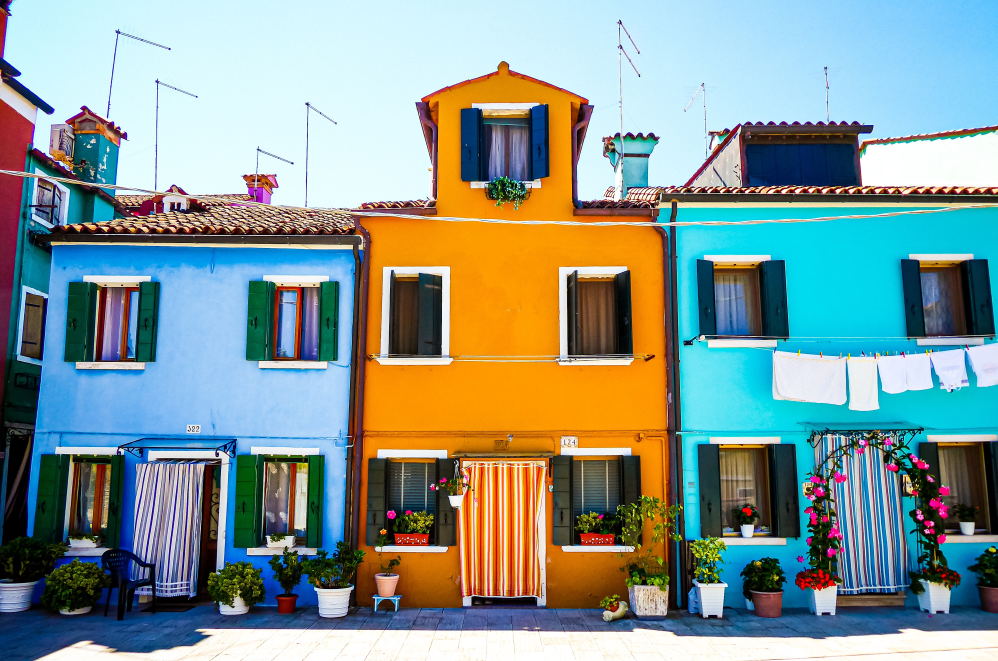
#> input picture PythonSaved/Materials/Python/02_Code_Demos/06_NumPy_and_Pillow_Images/house.jpg, 3989 x 2644 px, given in place of clock.jpg, which was not available (shown at 1/4 size)
$ python imagedemo_pillow_basic.py
#> lines starting #> are read from the running program, lines starting #| are printed output that depends on the picture
# -*- coding: utf-8 -*-
"""
Created on Thu May 25 19:02:02 2023

@author: anilk
"""

# Imports PIL module
from PIL import Image

# open method used to open different extension image file
im = Image.open(r"D:\Web programming\oracle14 Nov 2022 _htmlcss\images\clock.jpg")
#> im is the input picture: PIL image 3989x2644 RGB; mean R, G, B 133.4, 151.8, 146.8

# This method will show image in any image viewer
im.show()


from PIL import Image
filename = "D:\Web programming\oracle14 Nov 2022 _htmlcss\images\clock.jpg"
fname="house.jpg"
with Image.open(fname) as img:
    img.load()


type(img)
print(img.format)
#| JPEG
print(img.mode)
#| RGB
print(img.size)
#| (3989, 2644)

isinstance(img, Image.Image)

img.show()

#to see image details
print(img.format)
#| JPEG
#'JPEG'

print(img.size)
#| (3989, 2644)
#(1920, 1273)

print(img.mode)
#| RGB
cropped_img = img.crop((300, 150, 700, 1000))
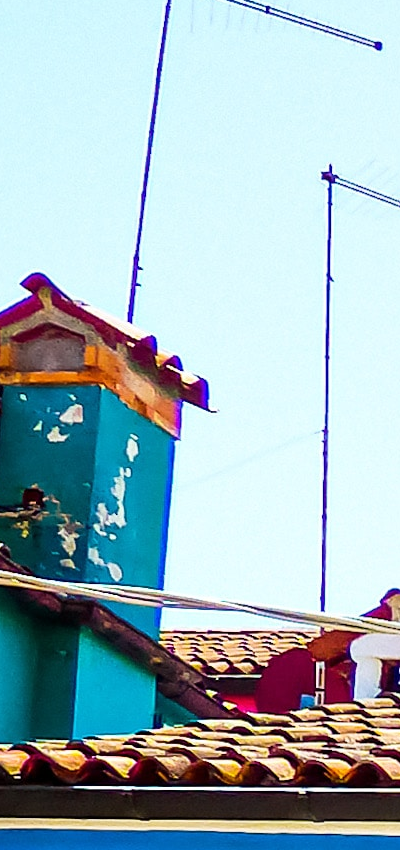
#> cropped_img: PIL image 400x850 RGB; mean R, G, B 158.9, 182, 188.5
print(cropped_img.size)
#| (400, 850)
#(400, 850)

cropped_img.show()

low_res_img = cropped_img.resize((cropped_img.width // 4, cropped_img.height // 4))
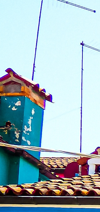
#> low_res_img: PIL image 100x212 RGB; mean R, G, B 158.9, 182, 188.5
low_res_img.show()

#similar scaling is possible with reduce function
low_res_img = cropped_img.reduce(4)
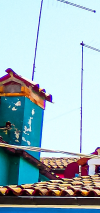
#> low_res_img: PIL image 100x213 RGB; mean R, G, B 158.6, 181.9, 188.5

# to save the image in the file
cropped_img.save("cropped_image.jpg")
low_res_img.save("low_resolution_cropped_image.png")

#image will appear in inverted way
converted_img = img.transpose(Image.FLIP_TOP_BOTTOM)
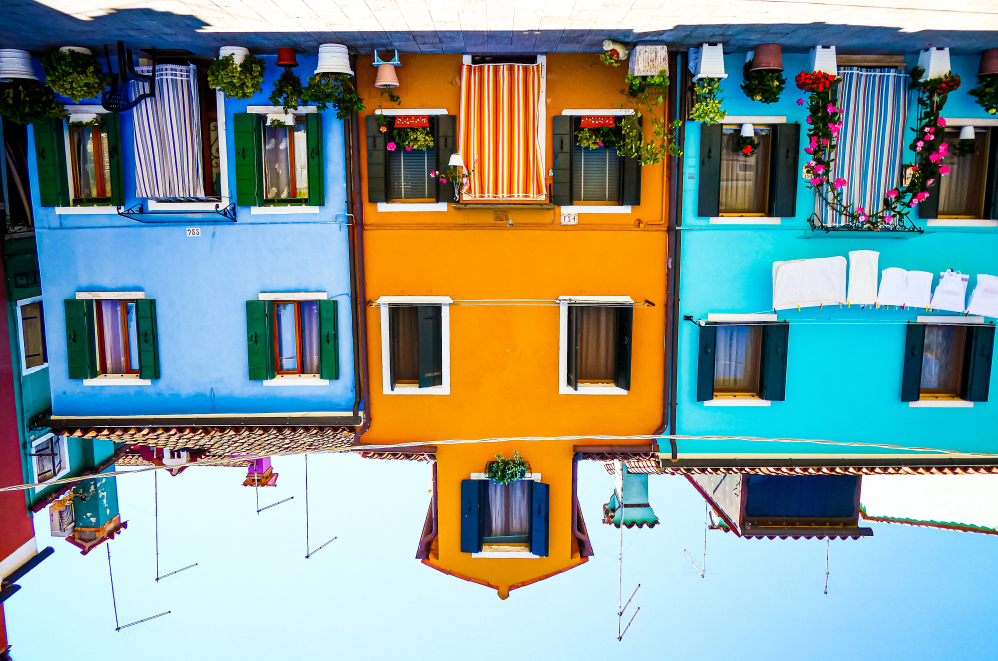
#> converted_img: PIL image 3989x2644 RGB (shown at 1/4 size); mean R, G, B 133.4, 151.8, 146.8
converted_img.show()

'''
There are seven options that you can pass as arguments to .transpose():

Image.FLIP_LEFT_RIGHT: Flips the image left to right, resulting in a mirror image
Image.FLIP_TOP_BOTTOM: Flips the image top to bottom
Image.ROTATE_90: Rotates the image by 90 degrees counterclockwise
Image.ROTATE_180: Rotates the image by 180 degrees
Image.ROTATE_270: Rotates the image by 270 degrees counterclockwise, which is the same as 90 degrees clockwise
Image.TRANSPOSE: Transposes the rows and columns using the top-left pixel as the origin, with the top-left pixel being the same in the transposed image as in the original image
Image.TRANSVERSE: Transposes the rows and columns using the bottom-left pixel as the origin, with the bottom-left pixel being the one that remains fixed between the original and modified versions
'''
rotated_img = img.rotate(45)
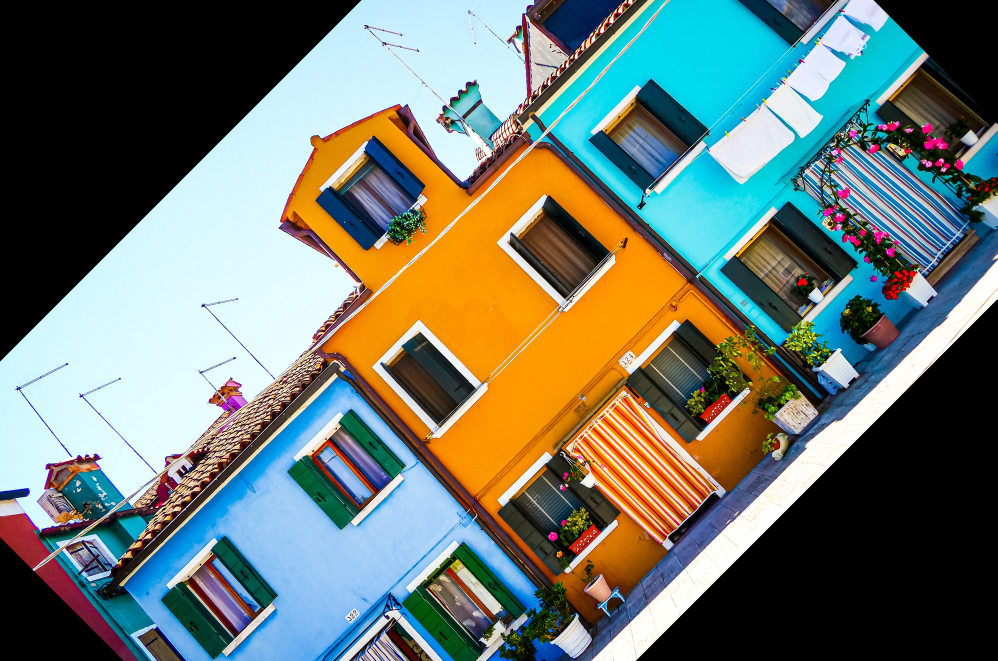
#> rotated_img: PIL image 3989x2644 RGB (shown at 1/4 size); mean R, G, B 109.5, 119.7, 110.2
#> (the run stopped early here; a loop or call above may not have finished)
